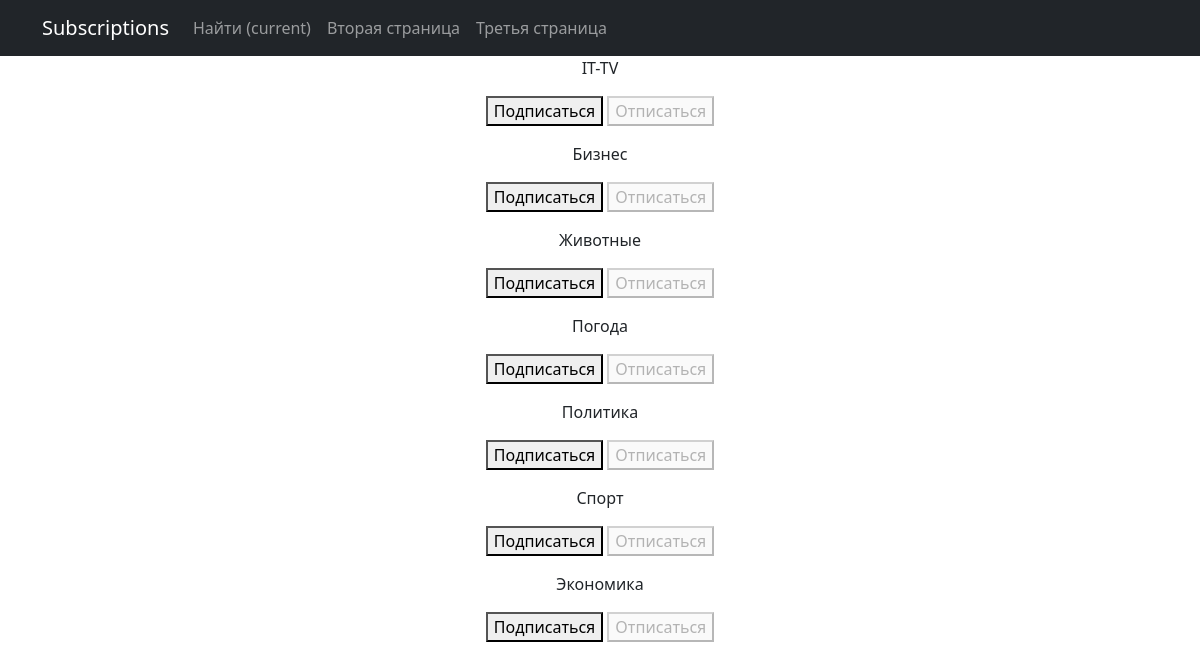
Page /news/subscriptions/ (signed in) on the earlier database version.
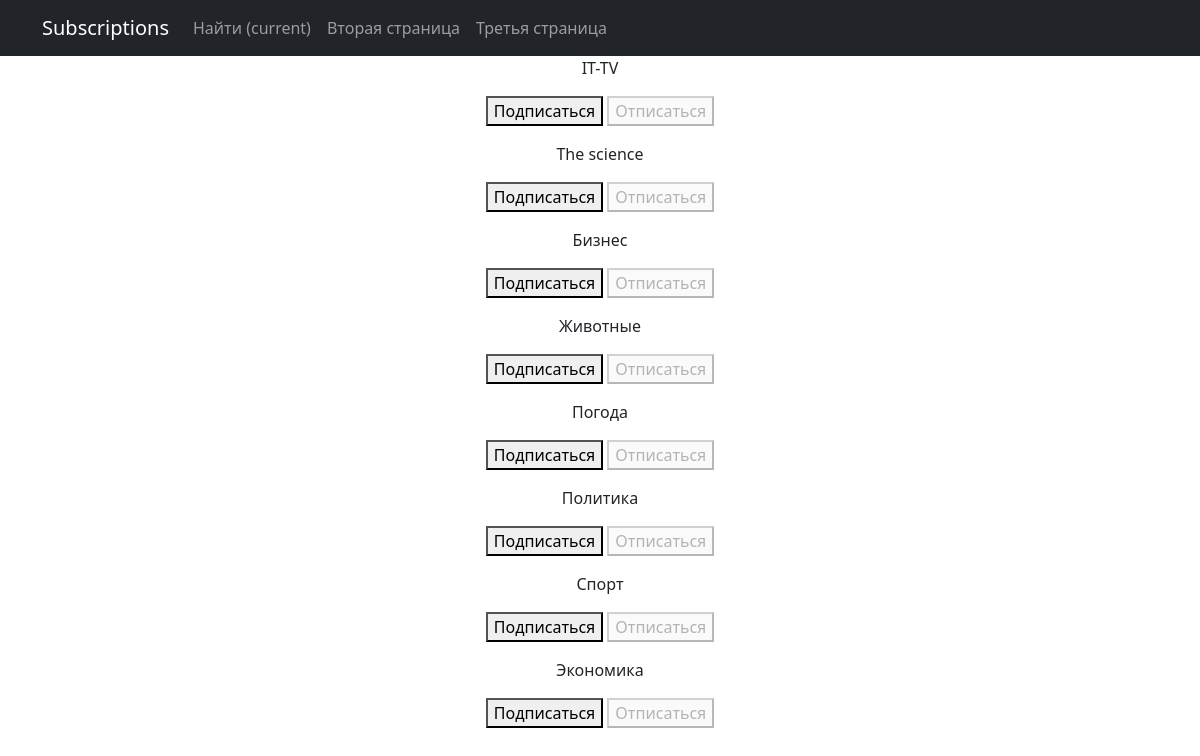
Same page on the later database version.
### news/models.py (models this page shows, shortened)
class Category(models.Model):
    name = models.CharField(max_length=30, unique=True, help_text=_('category name'))

### news/views.py (the view, shortened to what this page needs)
# urls.py: path('subscriptions/', subscriptions, name='subscriptions'),
@login_required
@csrf_protect
def subscriptions(request):
    categories_with_subscriptions = Category.objects.annotate(
        user_subscribed=Exists(
            Subscription.objects.filter(
                user=request.user,
                category=OuterRef('pk'),
            )
        )
    ).order_by('name')
    return render(
        request,
        'subscriptions.html',
        {'categories': categories_with_subscriptions},
    )

### templates/subscriptions.html (shortened to what this page needs)
{% extends 'flatpages/default.html' %}
{% block title %}
Subscriptions
{% endblock title %}
{% block content %}
    {% for category in categories  %}
        <p>
            {{ category.name }}
            <form method="post">
                {% if category.user_subscribed %}
                    <button disabled>Подписаться</button>
                    <button name="action" value="unsubscribe">Отписаться</button>
                {% else %}
                    <button name="action" value="subscribe">Подписаться</button>
                    <button disabled>Отписаться</button>
                {% endif %}
            </form>
        </p>
    {% endfor %}
{% endblock content %}

### templates/flatpages/default.html (shortened to what this page needs)
<!DOCTYPE html>
{% load static %}
<html lang="en">
    <head>
        {% load static %}
        <link href="{% static 'css/styles.css' %}" rel="stylesheet" />
    </head>
    <body>
        <nav class="navbar navbar-expand-lg navbar-dark bg-dark static-top">
            <div class="container">
               <a class="navbar-brand" href="/news/">
                    {% block title %}
                    {% endblock title %}
               </a>
                <div class="collapse navbar-collapse" id="navbarResponsive">
                    <ul class="navbar-nav ml-auto">
                        <li class="nav-item active">
                            <a class="nav-link" href="/news/search/">Найти
                                <span class="sr-only">(current)</span>
                            </a>
                        </li>
                        <li class="nav-item">
                            <a class="nav-link" href="/two/">Вторая страница</a>
                        </li>
                        <li class="nav-item">
                            <a class="nav-link" href="/three/">Третья страница</a>
                        </li>
                    </ul>
                </div>
            </div>
        </nav>
        <div class="container">
            <div class="row">
                <div class="col-lg-12 text-center">
                    {% block content %}{% endblock content %}
                </div>
            </div>
        </div>
    </body>
</html>

Differences in the rows shown:
added Category: name "The science", shows "Подписаться"
